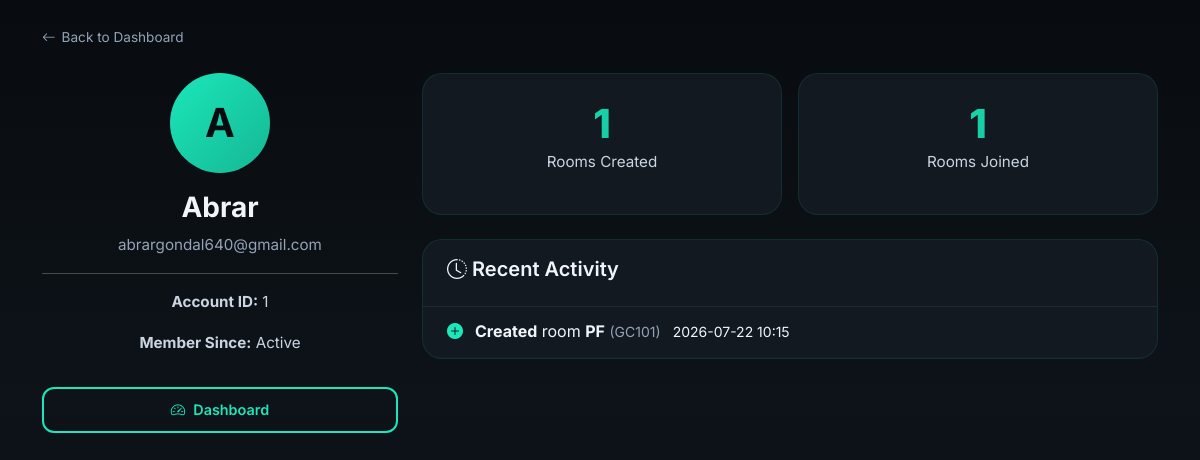
The app's page /profile (signed in), older data.
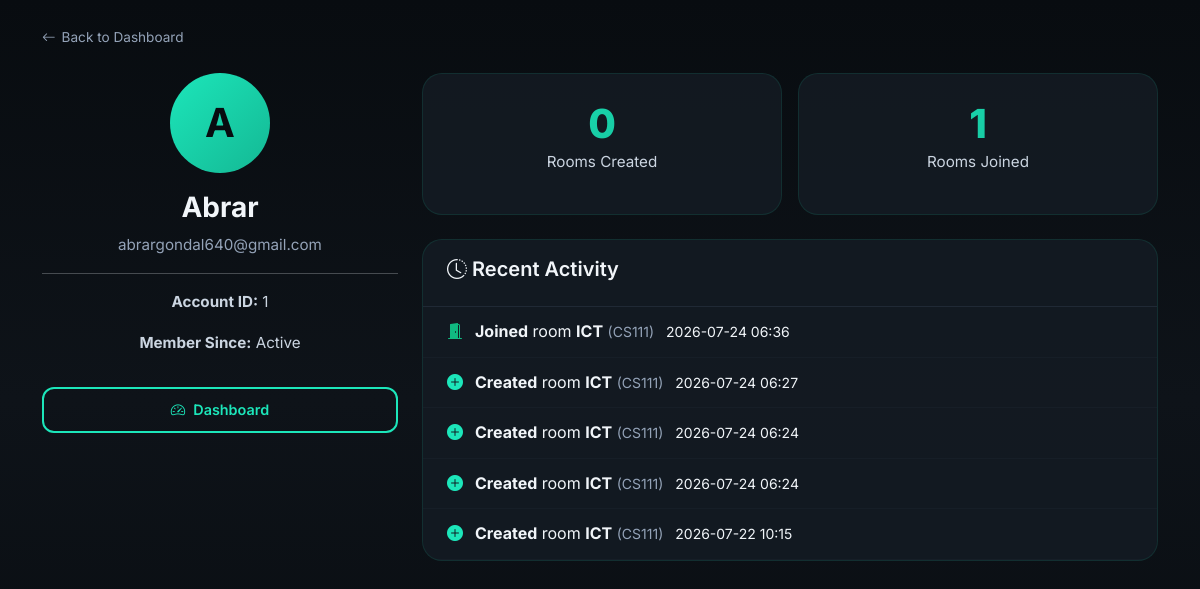
The same page, newer data.
### app.py (models this page shows, shortened)
class User(db.Model, UserMixin):
    id = db.Column(db.Integer, primary_key=True)
    username = db.Column(db.String(80), unique=True, nullable=False)
    email = db.Column(db.String(120), unique=True, nullable=False)
    password_hash = db.Column(db.String(200), nullable=False)

class StudyHistory(db.Model):
    id = db.Column(db.Integer, primary_key=True)
    user_id = db.Column(db.Integer, db.ForeignKey('user.id'), nullable=False)
    room_id = db.Column(db.Integer, db.ForeignKey('room.id', ondelete='CASCADE'), nullable=False)
    action = db.Column(db.String(20), nullable=False)
    timestamp = db.Column(db.DateTime, default=datetime.utcnow)
    user = db.relationship('User', backref='history')
    room = db.relationship('Room')

class Room(db.Model):
    id = db.Column(db.Integer, primary_key=True)
    name = db.Column(db.String(100), nullable=False)
    description = db.Column(db.String(500))
    course_code = db.Column(db.String(20), unique=True, nullable=False)
    room_code = db.Column(db.String(6), unique=True, nullable=False)
    created_by = db.Column(db.Integer, db.ForeignKey('user.id', ondelete='CASCADE'), nullable=False)
    created_at = db.Column(db.DateTime, default=datetime.utcnow)
    is_private = db.Column(db.Boolean, default=False)
    room_password = db.Column(db.String(200), nullable=True)
    creator = db.relationship('User', foreign_keys=[created_by], backref='created_rooms')
    members = db.relationship('User', secondary=room_members, backref='joined_rooms')
    messages = db.relationship('ChatMessage', cascade='all, delete-orphan', backref='room', lazy=True)
    materials = db.relationship('StudyMaterial', cascade='all, delete-orphan', backref='room', lazy=True)

### app.py (the view)
@app.route('/profile')
@login_required
def profile():
    history = StudyHistory.query.filter_by(user_id=current_user.id).order_by(StudyHistory.timestamp.desc()).limit(20).all()
    created_rooms = Room.query.filter_by(created_by=current_user.id).all()
    joined_rooms = current_user.joined_rooms
    return render_template('profile.html', user=current_user, history=history, created_rooms=created_rooms, joined_rooms=joined_rooms)

### app.py (called while the page is built)
@login_manager.user_loader
def load_user(user_id):
    return db.session.get(User, int(user_id))

### templates/profile.html
{% extends "base.html" %}
{% block content %}
<div class="profile-page">
    <div class="container py-4">
        <a href="/dashboard" class="back-link mb-4">
            <i class="bi bi-arrow-left"></i> Back to Dashboard
        </a>
        <div class="row g-4">
            <div class="col-lg-4">
                <div class="profile-card">
                    <div class="profile-card-body text-center">
                        <div class="profile-avatar-large mx-auto mb-3">
                            <span>{{ user.username[0] | upper }}</span>
                        </div>
                        <h3>{{ user.username }}</h3>
                        <p class="text-muted-custom">{{ user.email }}</p>
                        <hr>
                        <div class="profile-info">
                            <p><strong>Account ID:</strong> {{ user.id }}</p>
                            <p><strong>Member Since:</strong> Active</p>
                        </div>
                        <a href="/dashboard" class="btn btn-outline-primary-custom w-100 mt-3">
                            <i class="bi bi-speedometer2"></i> Dashboard
                        </a>
                    </div>
                </div>
            </div>
            <div class="col-lg-8">
                <div class="stats-row row g-3 mb-4">
                    <div class="col-6">
                        <div class="stat-box">
                            <h2 class="text-gradient">{{ created_rooms|length }}</h2>
                            <p>Rooms Created</p>
                        </div>
                    </div>
                    <div class="col-6">
                        <div class="stat-box">
                            <h2 class="text-gradient">{{ joined_rooms|length }}</h2>
                            <p>Rooms Joined</p>
                        </div>
                    </div>
                </div>
                <div class="activity-card">
                    <div class="activity-header">
                        <h4><i class="bi bi-clock-history"></i> Recent Activity</h4>
                    </div>
                    <div class="activity-body">
                        {% if history %}
                            {% for entry in history %}
                            <div class="activity-item">
                                <div class="activity-icon">
                                    {% if entry.action == 'created' %}
                                        <i class="bi bi-plus-circle-fill text-primary-custom"></i>
                                    {% elif entry.action == 'joined' %}
                                        <i class="bi bi-door-open-fill" style="color:#10B981;"></i>
                                    {% else %}
                                        <i class="bi bi-arrow-right-circle-fill" style="color:#3B82F6;"></i>
                                    {% endif %}
                                </div>
                                <div class="activity-content">
                                    <span><strong>{{ entry.action | capitalize }}</strong> room <strong>{{ entry.room.name }}</strong></span>
                                    <small class="text-muted-custom">({{ entry.room.course_code }})</small>
                                </div>
                                <div class="activity-time">
                                    <small>{{ entry.timestamp.strftime('%Y-%m-%d %H:%M') }}</small>
                                </div>
                            </div>
                            {% endfor %}
                        {% else %}
                            <div class="activity-empty">
                                <i class="bi bi-inbox"></i>
                                <p>No activity yet. Join or create a room!</p>
                            </div>
                        {% endif %}
                    </div>
                </div>
            </div>
        </div>
    </div>
</div>
{% endblock %}

### templates/base.html (shortened to what this page needs)
<!DOCTYPE html>
<html lang="en">
<head>
    <link href="https://cdn.jsdelivr.net/npm/bootstrap@5.3.0/dist/css/bootstrap.min.css" rel="stylesheet">
    <link rel="stylesheet" href="https://cdn.jsdelivr.net/npm/bootstrap-icons@1.11.3/font/bootstrap-icons.min.css">
    <link rel="stylesheet" href="{{ url_for('static', filename='style.css') }}">
</head>
<body>
    <main>
        {% block content %}{% endblock %}
    </main>
</body>
</html>

### static/style.css (style rules this page uses)
:root { --primary: #1CE6BA; --primary-light: #4FEED0; --primary-dark: #14B894; --primary-glow: rgba(28, 230, 186, 0.25); --secondary: #0EA5E9; --accent: #A78BFA; --success: #10B981; --warning: #F59E0B; --danger: #EF4444; --info: #3B82F6; --bg-primary: #080C10; --bg-secondary: #0E1319; --bg-card: #141C24; --bg-surface: #1A2330; --bg-hover: #1E2A38; --bg-input: #0D1117; --text-primary: #F1F5F9; --text-secondary: #CBD5E1; --text-muted: #94A3B8; --text-dark: #080C10; --border-subtle: rgba(28, 230, 186, 0.10); --border-light: rgba(28, 230, 186, 0.18); --border-medium: rgba(42, 53, 68, 0.6); --border-dark: #2A3544; --gradient-primary: linear-gradient(135deg, #1CE6BA 0%, #14B894 100%); --gradient-dark: linear-gradient(180deg, #080C10 0%, #0E1319 50%, #080C10 100%); --gradient-card: linear-gradient(145deg, #141C24 0%, #1A2330 100%); --shadow-xs: 0 1px 3px rgba(0, 0, 0, 0.3); --shadow-sm: 0 2px 8px rgba(0, 0, 0, 0.4); --shadow-md: 0 4px 16px rgba(0, 0, 0, 0.5); --shadow-lg: 0 8px 32px rgba(0, 0, 0, 0.6); --shadow-glow: 0 0 30px var(--primary-glow); --shadow-glow-sm: 0 0 15px var(--primary-glow); --radius-sm: 8px; --radius-md: 12px; --radius-lg: 16px; --radius-xl: 20px; --radius-2xl: 24px; --radius-full: 9999px; --transition-fast: 0.15s ease; --transition-normal: 0.3s ease; --transition-slow: 0.5s ease; --glass-bg: rgba(20, 28, 36, 0.85); --glass-blur: blur(24px); --glass-border: rgba(28, 230, 186, 0.10); }
*, *::before, *::after { box-sizing: border-box; margin: 0; padding: 0 }
html { scroll-behavior: smooth; -webkit-font-smoothing: antialiased }
body { background: var(--gradient-dark); color: var(--text-primary); font-family: 'Inter', 'Segoe UI', system-ui, sans-serif; line-height: 1.6; min-height: 100vh; overflow-x: hidden; }
* { scrollbar-width: thin; scrollbar-color: var(--primary) var(--bg-primary) }
a { color: var(--primary); text-decoration: none; transition: color var(--transition-fast) }
h1, h2, h3, h4, h5, h6 { color: var(--text-primary); font-weight: 700; line-height: 1.3; margin-bottom: .5rem }
h2 { font-size: clamp(1.5rem, 4vw, 2.25rem) }
h3 { font-size: clamp(1.25rem, 3vw, 1.75rem) }
h4 { font-size: 1.25rem; font-weight: 600 }
p { color: var(--text-secondary); margin-bottom: 1rem; font-size: .95rem }
.text-gradient { background: var(--gradient-primary); -webkit-background-clip: text; -webkit-text-fill-color: transparent; background-clip: text; font-weight: 800 }
.text-primary-custom { color: var(--primary) !important }
.text-muted-custom { color: var(--text-muted) !important }
.btn { font-weight: 600; border-radius: var(--radius-md); padding: 10px 24px; transition: all var(--transition-normal); border: none; cursor: pointer; display: inline-flex; align-items: center; justify-content: center; gap: 8px; font-size: .9rem; position: relative; overflow: hidden; }
.btn-outline-primary-custom { border: 2px solid var(--primary); color: var(--primary); background: transparent }
.back-link { display: inline-flex; align-items: center; gap: 6px; color: var(--text-muted); font-size: .85rem }
.profile-avatar-large { width: 100px; height: 100px; background: var(--gradient-primary); border-radius: 50%; display: flex; align-items: center; justify-content: center; font-size: 2.5rem; font-weight: 700; color: var(--text-dark); margin: 0 auto }
.stat-box { background: var(--glass-bg); border: 1px solid var(--glass-border); border-radius: var(--radius-xl); padding: 1.5rem; text-align: center }
.stat-box h2 { font-size: 2.5rem; margin: 0 }
.activity-card { background: var(--glass-bg); border: 1px solid var(--glass-border); border-radius: var(--radius-xl); overflow: hidden }
.activity-header { padding: 1rem 1.5rem; border-bottom: 1px solid var(--border-medium); font-weight: 600 }
.activity-item { display: flex; align-items: center; gap: 12px; padding: 12px 1.5rem; border-bottom: 1px solid rgba(42, 53, 68, .2) }

Row changes from the older to the newer data that the page shows:
added StudyHistory: action "Joined", room.name "ICT", room.course_code "CS111", timestamp "2026-07-24 06:36"
added StudyHistory: action "Created", room.name "ICT", room.course_code "CS111", timestamp "2026-07-24 06:27"
added StudyHistory: action "Created", room.name "ICT", room.course_code "CS111", timestamp "2026-07-24 06:24"
added StudyHistory: action "Created", room.name "ICT", room.course_code "CS111", timestamp "2026-07-24 06:24"
changed through a linked row, StudyHistory (number 5 of 5 on the later page): room.name "PF" → "ICT"; room.course_code "GC101" → "CS111"
Text that changed along with them:
{{ created_rooms|length }}: "1" → "0"
